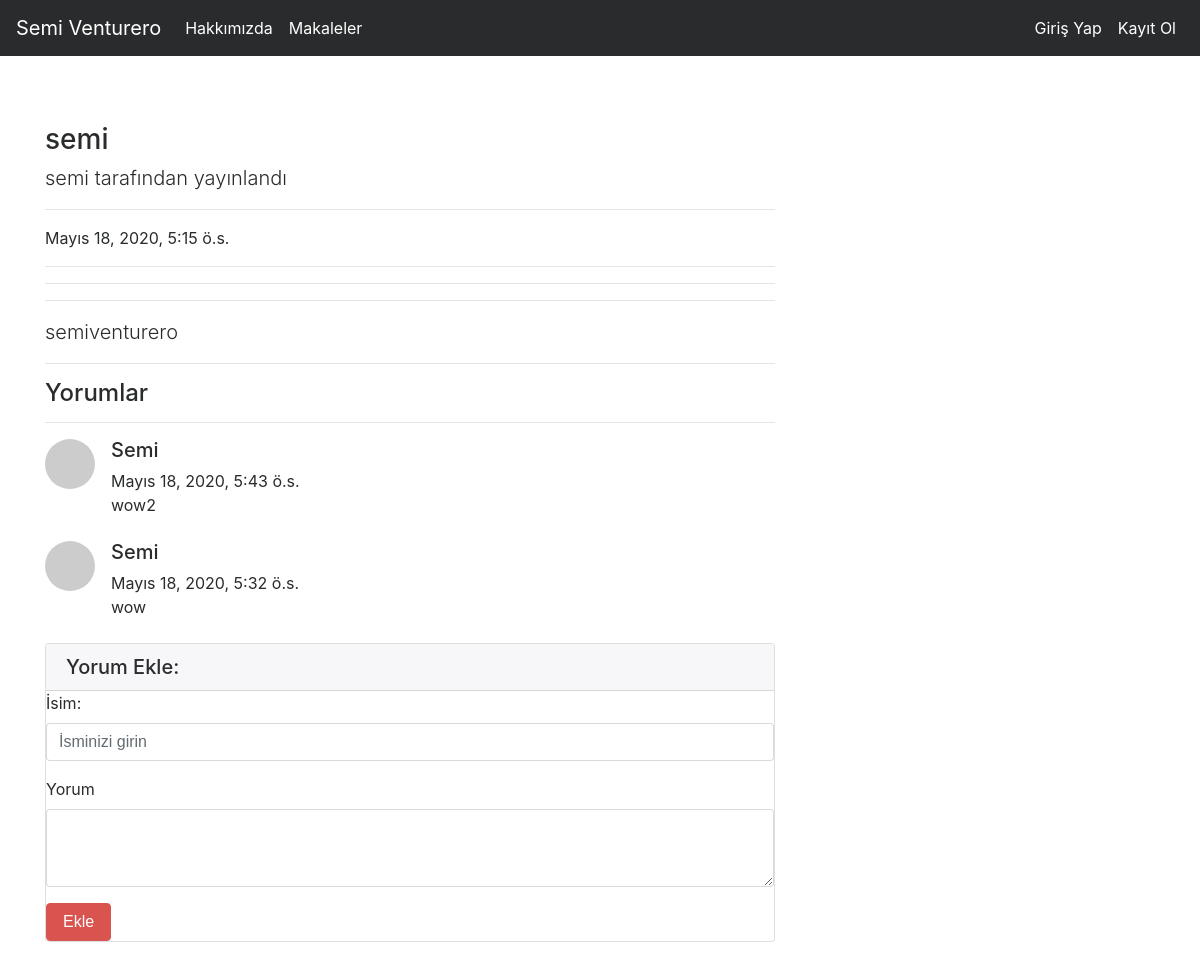
The page /articles/article/8 on the database its author committed.
### article/models.py (models this page shows, shortened)
class Article(models.Model):
    author = models.ForeignKey("auth.User",on_delete = models.CASCADE,verbose_name= "Yazar" )
    title = models.CharField(max_length = 50,verbose_name = "Başlık")
    content = models.TextField()
    created_date = models.DateTimeField(auto_now_add=True,verbose_name="Oluşturulma Tarihi")
    article_image = models.FileField(blank = True,null = True,verbose_name="Makaleye Fotoğraf Ekleyin")
    class Meta:
        ordering = ['-created_date']#en son eklenen makale ilk gösteriliyor

class Comment(models.Model):
    article = models.ForeignKey(Article,on_delete = models.CASCADE,verbose_name = "Makale",related_name="comments")#bağlantıyı kurduk
    comment_author = models.CharField(max_length = 50,verbose_name = "İsim")
    comment_content = models.CharField(max_length = 200,verbose_name = "Yorum")
    comment_date = models.DateTimeField(auto_now_add=True)
    class Meta:#yorumların sırasını sondan başa doğru sırlaıyor
        ordering = ['-comment_date']

### article/views.py (the view)
# urls.py: path('article/<int:id>',views.detail,name="detail"),
def detail(request,id):
    article = get_object_or_404(Article,id = id)
    comments = article.comments.all()
    return render(request,"detail.html",{"article":article,"comments":comments})

### templates/detail.html (shortened to what this page needs)
{% extends "layout.html" %}
{% block body %}
    <div class="row">
      <div class="col-lg-8">
        <h3 class="mt-4">{{article.title}}</h3>
        <p class="lead">
          {{article.author.username}} tarafından yayınlandı
        </p>
        <hr>
        <p>{{article.created_date}}</p>
        <hr>
      <hr>
        <hr>
        <p class="lead">
        {{article.content|safe}}
        </p>
        <hr>
      <h4>Yorumlar</h4>
      <hr>
      {% if comments %}
      {% for comment in comments  %}
        <div class="media mb-4">
          <img class="d-flex mr-3 rounded-circle" src="http://placehold.it/50x50" alt="">
          <div class="media-body">
            <h5 class="mt-0">{{comment.comment_author}}</h5>
            {{comment.comment_date}} <br>
            {{comment.comment_content}}
          </div>
        </div>
      {% endfor %}
      {% else %}
      <div class ="alert alert-danger">
        Bu makaleye herhangi bir yorum yazılmamış,ilk yorum yapan siz olun!
      </div>
      {% endif %}
      <div class="card my-4">
          <h5 class="card-header">Yorum Ekle:</h5>
          <div class="card-body">
            <form method = "post" action = "{% url 'article:comment' article.id %}">
              <div class="form-group">
                  <label for="formGroupExampleInput">İsim:</label>
                  <input name = "comment_author" type="text" class="form-control" id="formGroupExampleInput" placeholder="İsminizi girin">
                </div>
              <div class="form-group">
                  <label for="formGroupExampleInput">Yorum</label>
                <textarea name = "comment_content" class="form-control" rows="3"></textarea>
              </div>
              <button type="submit" class="btn btn-danger">Ekle</button>
            </form>
        </div>
      </div>
{% endblock body %}

### rows shown on the page
Article: title "semi", author.username "semi", created_date "Mayıs 18, 2020, 5:15 ö.s.", content "semiventurero"
Comment: comment_author "Semi", comment_date "Mayıs 18, 2020, 5:43 ö.s.", comment_content "wow2"
Comment: comment_author "Semi", comment_date "Mayıs 18, 2020, 5:32 ö.s.", comment_content "wow"
